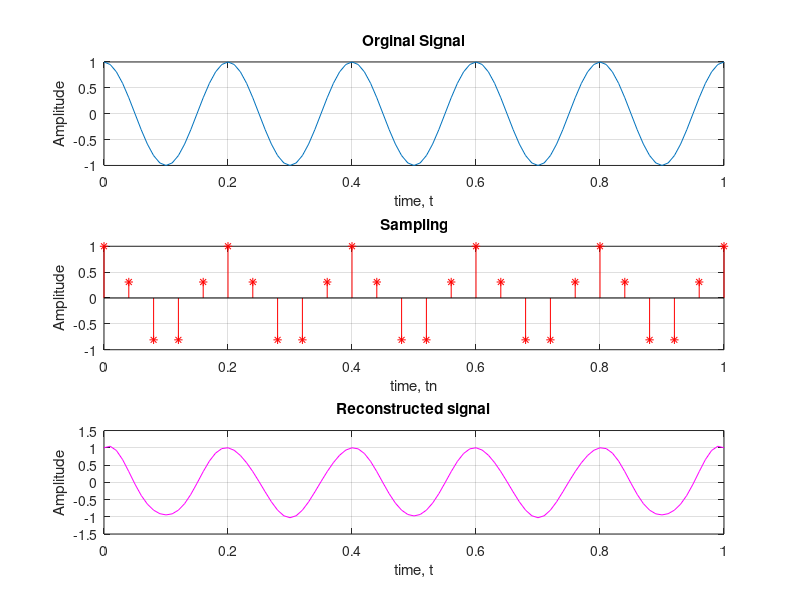

MATLAB code to generate this figure:
clc;
close all;
clear all;

ratio = input('Enter Ratio of Sampling : ' )'

f1=5;

% Oginal Signal
t=0:0.01:1;
xt=cos(2*pi*f1*t);
subplot(3,1,1);
plot(t,xt)
grid on;
xlabel('time, t');
ylabel('Amplitude');
title('Orginal Signal');

% Sampling Signal
fs=ratio*f1;
Tn=1/fs;
tn=0:Tn:1;
xn=cos(2*pi*f1*tn)
hold on
subplot(3,1,2);
stem(tn, xn, 'r*')
grid on;
xlabel('time, tn');

ylabel('Amplitude');
title('Sampling');

% Reconstruction of Signal
m = 0:length(xn)-1;
y = zeros(1, length(t));
for i = 1:length(t)
    h = sinc((t(i)-m*Tn)/Tn);
    y(i) = sum(xn .* h);
end
subplot(3,1,3);
plot(t,y, 'm');
grid on;
xlabel('time, t');
ylabel('Amplitude');
title('Reconstructed signal');
